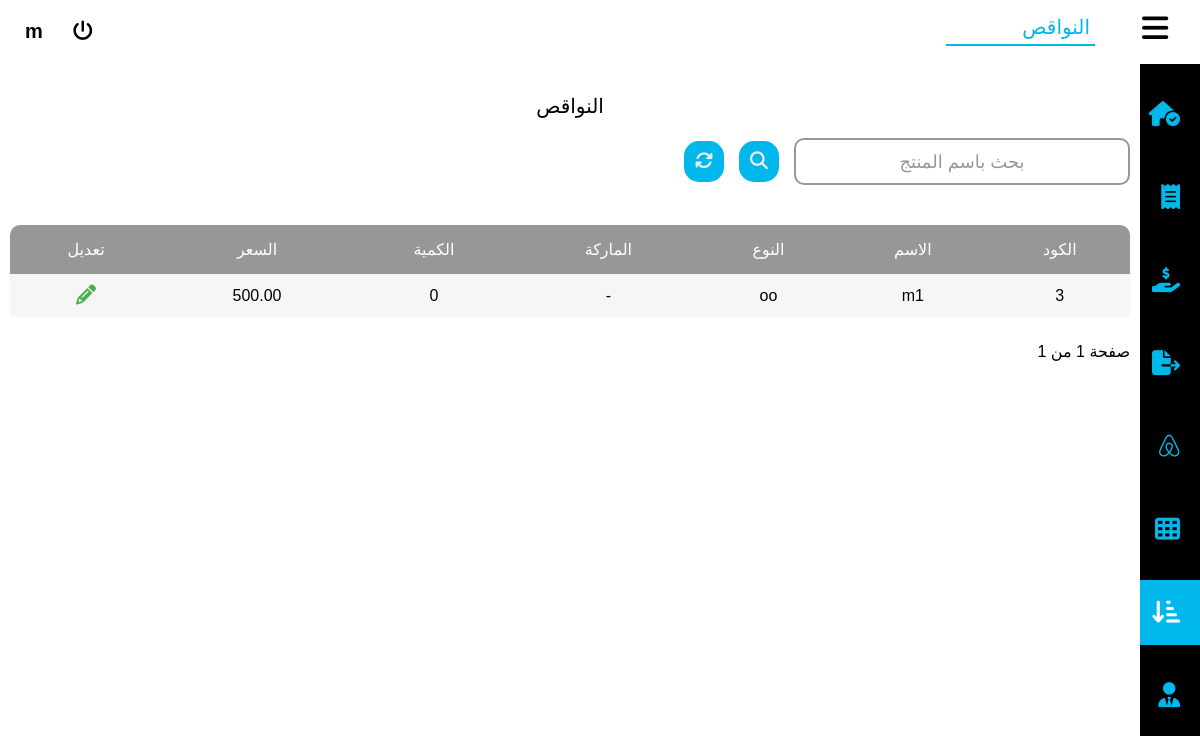
The page /shorts (signed in) on the database its author committed.
### user/models.py (models this page shows)
class Item(models.Model):
    kind = models.ForeignKey(Kind, on_delete=models.CASCADE, null=True)
    name = models.CharField(max_length=100, blank=True, null=True)
    prand = models.CharField(max_length=100, blank=True, null=True)
    quantity = models.PositiveIntegerField(blank=True, null=True)
    price = models.DecimalField(max_digits=10, decimal_places=2, blank=True, null=True)
    date = models.DateTimeField(blank=True, null=True)

class Kind(models.Model):
    name = models.CharField(max_length=100, blank=True, null=True)

### user/views.py (the view)
# urls.py: path('shorts',views.shorts, name='shorts' ),
def shorts(request):
    all_items = Item.objects.all().order_by("-date")
    shorts = [item for item in all_items if item.quantity == 0 ]
    paginator = Paginator(shorts, 30)
    page = request.GET.get('page')
    try:
        shorts_list = paginator.page(page)
    except PageNotAnInteger:
        shorts_list = paginator.page(1)
    except EmptyPage :
        shorts_list = paginator.page(paginator.num_pages)
    if 'search' in request.POST :
        search_input = request.POST.get('searchInput')
        results = [result['id'] for result in Item.objects.all().filter(Q(name__icontains=search_input)).values()]
        shorts_list = [Item.objects.get(pk = id) for id in results]
    context = {
        'items': shorts_list,
    }
    return render(request, 'shorts.html', context)

### templates/shorts.html (shortened to what this page needs)
{% load static %}
<!DOCTYPE html>
<html lang="en">
<head>
    <link rel="stylesheet" href=" {% static "css/style.css" %} ">
    <link rel="stylesheet" href=" {% static "css/all.min.css" %} ">
    <link rel="stylesheet" href=" {% static "css/fontawesome.min.css" %} ">
</head>
<body>
    <header>
        <div class="main">
            <div class="minhead">
                <i class="fa-solid fa-bars" id="rightconexpend"></i>
            </div>
            <ul>
                <li class="selected"><a href="{% url "shorts" %}">النواقص</a></li>
            </ul>
        </div>
        <div class="username">
                <a href="{% url "logout" %}"><i class="fa-solid fa-power-off"></i></a>
                <h3>{{user.username}}<h3>
        </div>
    </header>
    <div class="backcon">
        <div class="rightcon">
            <ul>
                <a href="{% url "home" %}">
                    <li>
                        <i class="fa-solid fa-house-circle-check"></i>
                    </li>
                </a>
                <a href= "{% url "sales" %}">
                    <li>
                        <i class="fa-solid fa-receipt"></i>
                    </li>
                </a>
                <a href="{% url "tempsales" %}">
                    <li>
                        <i class="fa-solid fa-hand-holding-dollar"></i>
                    </li>
                </a>
                <a href="{% url "loses" %}">
                    <li>
                        <i class="fa-solid fa-file-export"></i>
                    </li>
                </a>
                <a href="{% url "items" %}">
                    <li >
                        <i class="fa-brands fa-airbnb"></i>
                    </li>
                </a>
                <a href="{% url "profits" %}">
                    <li>
                        <i class="fa-solid fa-table-cells"></i>
                    </li>
                </a>
                <a href="{% url "shorts" %}">
                    <li class="activeli">
                        <i class="fa-solid fa-arrow-down-short-wide"></i>
                    </li>
                </a>
                <a href="{% url "daycome" %}">
                    <li>
                        <i class="fa-solid fa-user-tie"></i>
                    </li>
                </a>
            </ul>
        </div>
        <div class="leftcon">
            <div class="status">
                <h2>النواقص</h2>
                <form method="post" action="" style="width: 100%;display: flex;align-items: center;justify-content: center;flex-direction: column;">
                    <div class="addsell">
                        <div class="wraper">
                            <div class="first">
                                <input  name="searchInput" value="{{request.POST.searchInput}}" type="text" id="search_bar" class="search_bar" required >
                                <span>بحث باسم المنتج</span>
                            </div>
                        </div>
                        <button name="search" class="sellbtn" style="width: 40px;"><i class="fa-solid fa-magnifying-glass"></i></button>
                        <a href="{% url "shorts" %}" class="sellbtn" style="width: 40px; text-align:center;"><i class="fa-solid fa-arrows-rotate"></i></a>
                    </div>
                </form>
                <div style="width: 100%; overflow: scroll; height: fit-content;">
                    {% if items %}
                    <table class="sellstable">
                        <thead>
                            <tr>
                                <th>الكود</th>
                                <th>الاسم</th>
                                <th>النوع</th>
                                <th>الماركة</th>
                                <th>الكمية</th>
                                <th>السعر</th>
                                <th>تعديل</th>
                            </tr>
                        </thead>
                        {% for item in items %}
                        <tbody>
                            <tr>
                                <td>{{item.id}}</td>
                                <td>{{item.name}}</td>
                                <td>{{item.kind.name}}</td>
                                <td>{{item.prand}}</td>
                                <td>{{item.quantity}}</td>
                                <td>{{item.price}}</td>
                                <td><button class="sellsup" id="sellsup" metadata='
                                    <form method="post" action="{% url "itemUpdate" item.id %}" style="width: 100%;display: flex;align-items: center;justify-content: center;flex-direction: column;">
                                        {% csrf_token %}
                                        <h3 style="color:#3D4B64;">تعديل عملية</h3>
                                        <div class="addsell" style="padding-top: 70px;">
                                            <div class="wraper" style="position: absolute;  left: 35%; top: 20%;z-index: 15;">
                                                <div class="first">
                                                    <input value="{{item.name}}" name="name" type="text" id="search_bar" class="search_bar" required >
                                                    <span>اسم المنتج</span>
                                                </div>
                                                <div class="search_res" id="search_res">
                                                    <table id="suplliersull">
                                                        <th></th>
                                                        <tbody id="suplliersul">
                                                            <tr><td></td></tr>
                                                        </tbody>
                                                    </table>
                                                </div>
                                            </div>
                                            <div class="wraper">
                                                <div class="first">
                                                    <select name="kind_name" class="search_bar" id="">
                                                        <option value="{{item.kind.name}}">{{item.kind.name}}</option>
                                                    </select>
                                                    <span>النوع</span>
                                                </div>
                                            </div>
                                            <div class="wraper" style="width: 20%;">
                                            <div class="second">
                                                <input value="{{item.prand}}"  name="prand" type="text" id="search_bar" class="search_bar" required>
                                                <span>الماركة</span>
                                            </div>
                                        </div>
                                        <div class="wraper" style="width: 20%;">
                                            <div class="second">
                                                <input value="{{item.quantity}}"  min="0" name="quantity" type="number" id="search_bar" class="search_bar" required>
                                                <span>الكمية</span>
                                            </div>
                                        </div>
                                        <div class="wraper" style="width: 20%;">
                                            <div class="second">
                                                <input value="{{item.price}}" min="0" name="price" type="number" id="search_bar" class="search_bar" required >
                                                <span>السعر</span>
                                            </div>
                                        </div>
                                    </div>
                                    <button name="itemUpdateShort" class="sellbtn">تعديل</button>
                                </form>
                                '><i class="fa-solid fa-pencil"></i></button></td>
                                </tr>
                            </tbody>
                            {% endfor %}
                        </table>
                        <div class="btnnav">
                            <div>
                                <p>صفحة {{ items.number }} من {{ items.paginator.num_pages }}</p>
                            </div>
                        </div>
                        {% else %}
                        <h2 style="width: 100%;text-align: center;color: #303C54;margin-bottom: 20px;">لا يوجد نواقص</h2>
                        {% endif %}
                    </div>
                </div>
            </div>
    </div>
</body>
</html>

### rows shown on the page
Item: id "3", name "m1", kind.name "oo", prand "-", quantity "0", price "500.00"

### other values the page prints
{{ user.username }} "m"
{{ items.paginator.num_pages }} "1"
